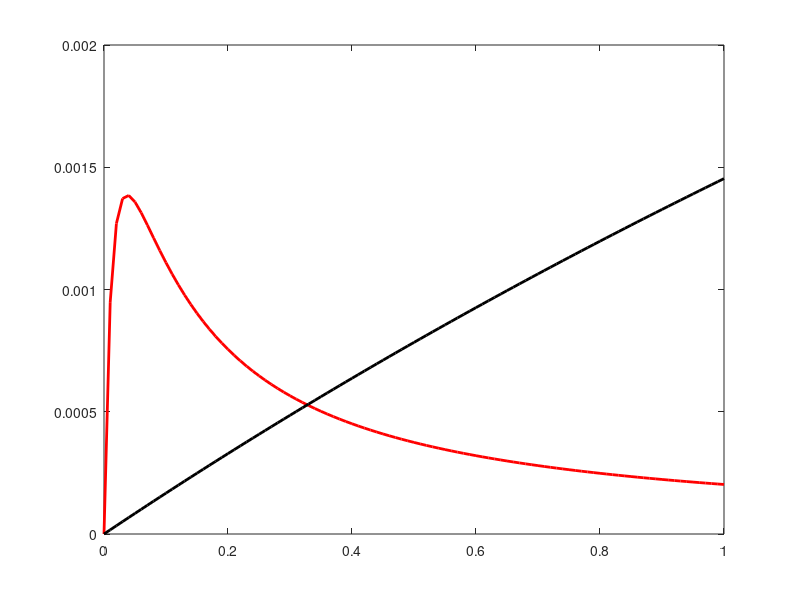

This figure's MATLAB source:
%Initial values and params
clear all; clf;

function [Prot2Cax, Prot1Cay] = rate(K1, K2, KI, Prot2T, Prot1T, x)
    CAx = x;
    CAy = x; 
    Prot2Cax = (Prot2T*CAx)/((K2+CAx)*(1+(CAx/KI)));
    Prot1Cay = (Prot1T*CAy)/(K1+CAy)
endfunction
clear;

%
K1 = 5.88; 
K2 = 6.25*10^(-2);
KI = 2.2*10^(-2);
Prot2T = 10^(-2);
Prot1T = 10^(-2);

T=linspace(0,1,101)  %  
CARate=zeros(101,2)    % 1001x2 matrix

for t = 1:101  % 
   tslice = (t-1)/100; %time from 0.0..1.0 step 0.01
   [CARate(t, 1), CARate(t,2)] = rate(K1, K2, KI, Prot2T, Prot1T, tslice);
end
plot(T, CARate(:, 1), 'r', 'linewidth', 2, T, CARate(:, 2), 'k', 'linewidth', 2)
%Y=result(:,2)
%Z=result(:,1)
%plot(Y, tslice)


